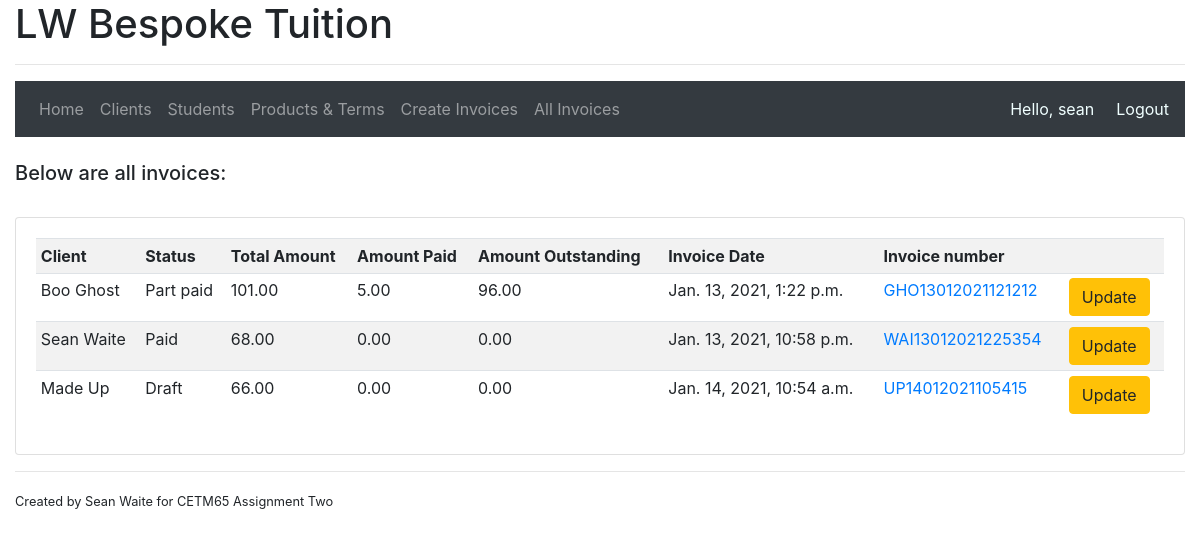
Before: /invoices/ (signed in) with the older database file.
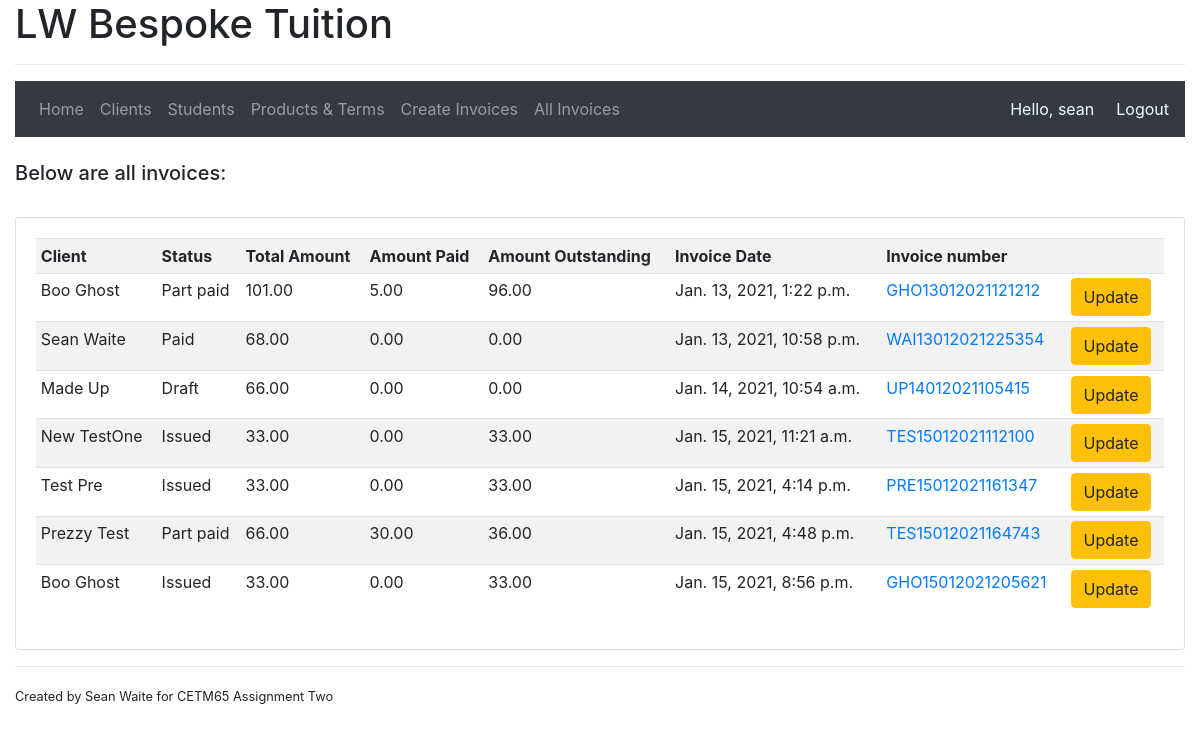
After: the same page with the newer database file.
### accounts/models.py (models this page shows, shortened)
class Invoices(models.Model):
    DRAFT = 1
    ISSUED = 2
    UNPAID = 3
    PART_PAID = 4
    PAID = 5
    STATUS_CHOICES = (
        (DRAFT,'Draft'),
        (ISSUED,'Issued'),
        (UNPAID,'Unpaid'),
        (PART_PAID,'Part paid'),
        (PAID, 'Paid'),
    )
    invoice_number = models.CharField(max_length=20, unique=True)
    client = models.ForeignKey(Client, related_name='invoices', on_delete=models.CASCADE)
    status = models.IntegerField(choices=STATUS_CHOICES, default=1)
    total_amount = models.DecimalField(max_digits=8, decimal_places=2)
    amount_paid = models.DecimalField(max_digits=8, decimal_places=2)
    amount_outstanding = models.DecimalField(max_digits=8, decimal_places=2)
    date_created = models.DateTimeField(auto_now_add=True)

class Client(models.Model):
    user = models.OneToOneField(User, null=True, on_delete=models.SET_NULL)
    forename = models.CharField(max_length=100, validators=[letters_only])
    surname = models.CharField(max_length=100, validators=[letters_only])
    date_inserted = models.DateTimeField(default=now)
    active = models.BooleanField(default=True)
    contract_signed = models.BooleanField(default=False)
    def __str__(self):
        return str(self.forename + ' ' + self.surname)

### accounts/decorators.py (the view)
        def wrapper_func(request, *args, **kwargs):
            denied = False
            for roles in allowed_roles:
                if request.user.groups.filter(name = roles).exists():
                    return view_func(request, *args, **kwargs)
                else:
                    denied = True
            if denied == True:
                return redirect('accounts:home')

### accounts/views.py (called while the page is built)
@login_required(login_url='accounts:login')
@allowedUsers(allowed_roles=['admin'])
def invoices(request):
    invoices = Invoices.objects.all().order_by('date_created')
    context = {'invoices': invoices}
    return render(request, 'accounts/invoices.html', context)

### accounts/templates/accounts/invoices.html
{% extends "accounts/main.html" %}
{% block main %}
<br>
<h5>Below are all invoices:</h5>
<br>
<div class="card card-body">
    <table class="table table-sm table-striped">
        <tr>
            <th>Client</th>
            <th>Status</th>
            <th>Total Amount</th>
            <th>Amount Paid</th>
            <th>Amount Outstanding</th>
            <th>Invoice Date</th>
            <th>Invoice number</th>
            <th></th>
        </tr>
        {% for invoice in invoices %}
        <tr>
            <td>{{ invoice.client }}</td>
            <td>{{ invoice.get_status_display }}</td>
            <td>{{ invoice.total_amount }}</td>
            <td>{{ invoice.amount_paid }}</td>
            <td>{{ invoice.amount_outstanding }}</td>
            <td>{{ invoice.date_created }}</td>
            <td><a href="{% url 'accounts:invoicesdetailed' invoice.pk %}">
                {{ invoice.invoice_number }}</a>
            </td>
            <td><a class="btn btn-warning" href="{% url 'accounts:updateinvoice' invoice.pk %}">
                Update</a>
            </td>
        </tr>
        {% endfor %}
    </table>
</div>
{% endblock %}

Changed rows visible on the page:
added Invoices: client "New TestOne", status "Issued", total_amount "33.00", amount_paid "0.00", amount_outstanding "33.00", date_created "Jan. 15, 2021, 11:21 a.m.", invoice_number "TES15012021112100"
added Invoices: client "Test Pre", status "Issued", total_amount "33.00", amount_paid "0.00", amount_outstanding "33.00", date_created "Jan. 15, 2021, 4:14 p.m.", invoice_number "PRE15012021161347"
added Invoices: client "Prezzy Test", status "Part paid", total_amount "66.00", amount_paid "30.00", amount_outstanding "36.00", date_created "Jan. 15, 2021, 4:48 p.m.", invoice_number "TES15012021164743"
added Invoices: client "Boo Ghost", status "Issued", total_amount "33.00", amount_paid "0.00", amount_outstanding "33.00", date_created "Jan. 15, 2021, 8:56 p.m.", invoice_number "GHO15012021205621"
